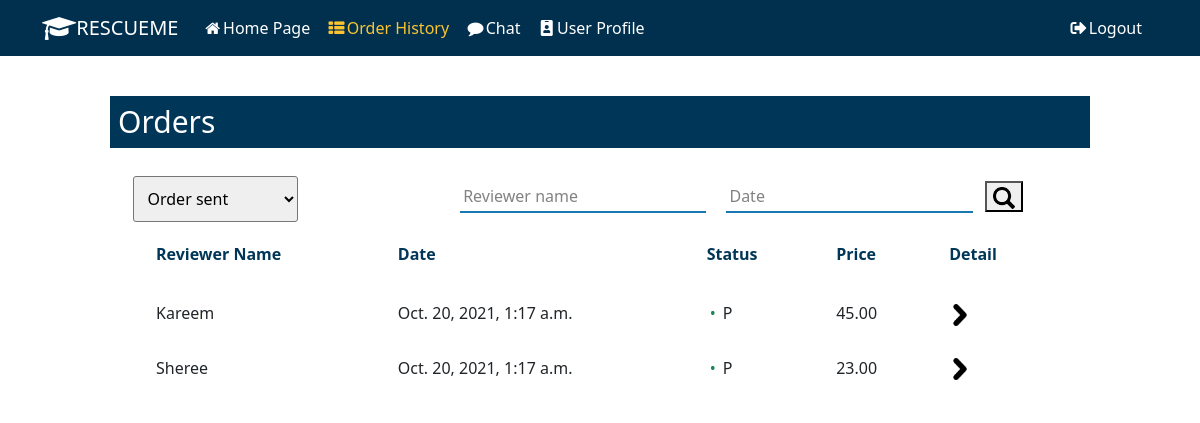
The app's page /order/ (signed in) with its own data.
### resume_review/models.py (models this page shows, shortened)
class Order(models.Model):
    PENDING = 'Pending'
    ACCEPT = 'Accepted'
    REJECT = 'Rejected'
    COMPLETE = 'Completed'
    Order_State = [
        (PENDING, 'Pending'),
        (ACCEPT, 'Accepted'),
        (REJECT, 'Rejected'),
        (COMPLETE, 'Completed'),
    ]
    account = models.ForeignKey(Account, on_delete=models.PROTECT)
    reviewer = models.ForeignKey(Reviewer, on_delete=models.PROTECT)
    create_at = models.DateTimeField(null=False, default=timezone.now)
    finished_at = models.DateTimeField(null=True)
    state = models.CharField(
        max_length=100, choices=Order_State, default=PENDING)
    resume = models.FileField(upload_to ='resumes', null=True)

class Reviewer(models.Model):
    account = models.ForeignKey(Account, on_delete=models.CASCADE)
    price = models.DecimalField(max_digits=6, decimal_places=2, default=0)
    specialized_field = models.CharField(max_length=255)
    self_intro = models.TextField()
    delivery_time = models.DateTimeField(null=False, default=timezone.now)

class Account(models.Model):
    FRESHMEN = 'Freshmen'
    SOPHOMORE = 'Sophomore'
    JUNIOR = 'Junior'
    SENIOR = 'Senior'
    GRADUATE = 'Graduate'
    ACADEMIC_STANDING = [
        (FRESHMEN, 'Freshmen'),
        (SOPHOMORE, 'Sophomore'),
        (JUNIOR, 'Junior'),
        (SENIOR, 'Senior'),
        (GRADUATE, 'Graduate'),
    ]
    MAJOR = source_api.get_major_list()
    user = models.ForeignKey(User, on_delete=models.CASCADE)
    first_name = models.CharField(max_length=255)
    last_name = models.CharField(max_length=255)
    major = models.CharField(max_length=255, choices=MAJOR)
    academic = models.CharField(
        max_length=255, choices=ACADEMIC_STANDING)
    phone = models.CharField(max_length=12)
    create_at = models.DateField(auto_now=True)
    avatar = models.ImageField(
        upload_to='profile_pic', null=True, default='user.png')

### resume_review/views.py (the view)
# urls.py: path('order/', views.OrderPageView.as_view(), name='order'),
class OrderPageView(TemplateView):
    template_name = "order.html"
    def get(self, request, *args, **kwargs):
        context = self.get_context_data(**kwargs)
        if not self.request.user.is_authenticated:
            return HttpResponseRedirect('/')
        return self.render_to_response(context)
    def get_context_data(self, **kwargs):
        context = super().get_context_data(**kwargs)
        user = self.request.user
        current_account = user_api.get_account_by_user(user)
        user_order = Order.objects.filter(account=current_account)
        current_reviewer = user_api.get_reviewer_by_account(current_account)
        reviewer_order = Order.objects.filter(
            reviewer=current_reviewer) if current_reviewer is not None else None
        context['user_order'] = user_order
        context['reviewer_order'] = reviewer_order
        return context

### resume_review/user_api.py (called while the page is built)
def get_reviewer_by_account(account):
    try:
        reviewers = Reviewer.objects.filter(account=account)
        if len(reviewers) == 0:
            logger.error('cannot find reviewer for %s' % account.user)
            return None
        return reviewers[0]
    except:
        logger.error('get_reviewer_by_account failed')
    return None

def get_account_by_user(user):
    try:
        accounts = Account.objects.filter(user=user)
        if len(accounts) == 0:
            logger.error('cannot find account for user %s' % user)
            return None
        return accounts[0]
    except:
        logger.error('get_account_by_user failed')
    return None

### resume_review/templates/order.html (shortened to what this page needs)
{% extends "base.html" %}
{% load static %}
{% block content %}
<link rel="stylesheet" href="{% static 'css/orderpage.css' %}" />
        <section class='order-section'>
            <div class='order-title'> <h2>Orders </h2></div>
            <div class="order-search row">
                <div class="col-sm-4 order-col-element" >
                    <select id="order-select">
                        <option value="user">Order sent</option>
                    </select>
                </div>
                <div class="col-sm-8 order-col-element" >
                    <form id='order-srch-form'>
                        <input type="text" placeholder="Reviewer name">
                        <input type="text" placeholder="Date">
                        <button type="submit"> <img src="{% static 'img/search_icon.png' %}"> </button>
                    </form>
                </div>
            </div>
            <section class='order-table'>
                <table>
                    <thead>
                        <tr>
                            <th>Reviewer Name</th>
                            <th>Date</th>
                            <th>Status</th>
                            <th>Price</th>
                            <th>Detail</th>
                        </tr>
                    </thead>
                    <tbody>
                        {% for order in user_order %}
                        <tr data-href= '#'>
                            <td>{{ order.reviewer.account.first_name }}</td>
                            <td>{{ order.create_at }}</td>
                            <td>
                            <span class="status text-success">•</span>
                            {{ order.state }}
                            </td>
                            <td>{{ order.reviewer.price }}</td>
                            <td class='go-to-detail'>
                                <a href="/order_detail/?order_id={{ order.id }}"> <img src="{% static 'img/right-arrow.png' %}"></a>
                            </td>
                        </tr>
                        {% endfor %}
                    </tbody>
                </table>
            </section>
        </section>
    </body>
{% endblock %}

### static/css/orderpage.css (style rules this page uses)
.order-section { height: 100vh; margin: auto; margin-top: 20px; width: 85%; }
h2 { margin-top: 10px; margin-bottom: 10px; color: #fff; font-size: 30px; width: 100%; margin:auto; background-color: #003658; padding: 8px; }
.order-title { padding: 20px; }
#order-select { padding:10px; border-radius: 3px; margin-top:3px; }
#order-srch-form { width: 100%; float:right; }
.order-search { width: 95%; padding: 5px; margin: auto; }
.go-to-detail { margin: auto; }
form { align-items: center; }
input { width: 40%; border-width: 0 0 2px; border-color: #003658; padding: 3px; margin: 8px; outline: none; opacity: 90%; }
img { height: 22px; width: 22px; }
th { padding: 15px 20px 20px 15px; }
th { color: #003658; }
td { padding: 15px; }
table { width: 90%; margin: auto; background-color: #fff; }
span { margin: 3px; }

### records on screen
Order: reviewer.account.first_name "Kareem", create_at "Oct. 20, 2021, 1:17 a.m.", state "P", reviewer.price "45.00"
Order: reviewer.account.first_name "Sheree", create_at "Oct. 20, 2021, 1:17 a.m.", state "P", reviewer.price "23.00"
